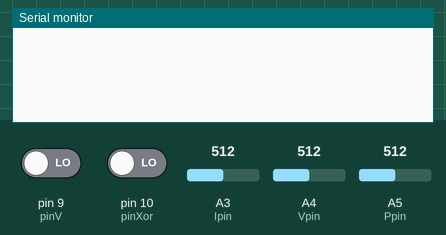
Recording of a sketch running on a simulated Arduino Uno, built with avr-gcc and run on an emulated ATmega328P. On the bench: the last lines printed to the serial monitor. The test bench sets the inputs (shaded band); at power-on: A3 (Ipin) = 512, A4 (Vpin) = 512, A5 (Ppin) = 512, pin 9 (pinV) LOW, pin 10 (pinXor) LOW.

Above: at 1.2 s.
1.3 s: A3 (Ipin) set to 716
At 2.5 s:
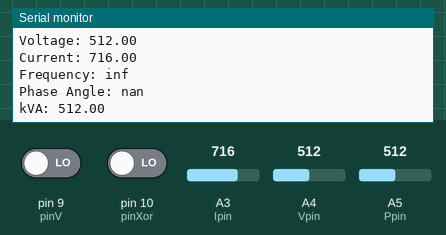
3.5 s: A4 (Vpin) set to 716
5.0 s: A5 (Ppin) set to 716
At 6.4 s:
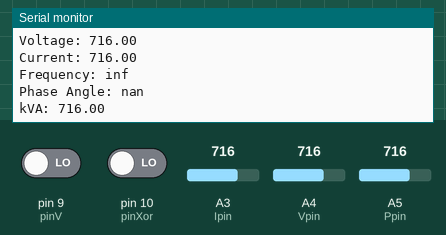
6.5 s: A3 (Ipin) set to 900
8.0 s: A4 (Vpin) set to 900
9.5 s: A5 (Ppin) set to 900
At 11.1 s:
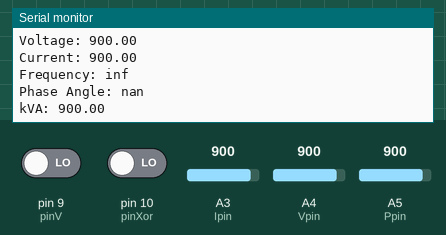
Timing chart, 0 to 12.0 s (numbered marks = the images above; inputs shaded):
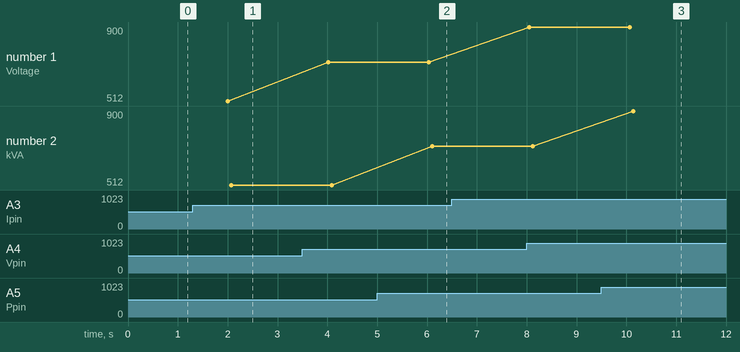

The sketch:

pfcorrection.ino
```cpp
int pinV = 9;
int pinXor = 10;
int Vpin = A4;
int Ipin = A3;
int Ppin = A5;
unsigned long half_cycle,common_time,phase_delay,disp_time=0,period;
double time_period,frequency,phase_angle,power_factor,voltage,current,kVA,kW,kWh = 0,kjoules = 0;

void setup() {
  Serial.begin(9600);
  pinMode(pinV, INPUT);
  pinMode(pinXor, INPUT);
  period = micros();
}

void loop() {
  half_cycle = pulseIn(pinV, HIGH);
  common_time = pulseIn(pinXor,HIGH);
  time_period = 2 * half_cycle;
  frequency = 1000000 / time_period;

  phase_delay = common_time;
  phase_angle = (phase_delay/time_period)*360;

  voltage = analogRead(Vpin);
  current = analogRead(Ipin);
  kVA = analogRead(Ppin);

  if((millis() - disp_time) > 1000){
      Serial.print("Voltage: ");
      Serial.println(voltage);
      Serial.print("Current: ");
      Serial.println(current);
      Serial.print("Frequency: ");
      Serial.println(frequency);
      Serial.print("Phase Angle: ");
      Serial.println(phase_angle);
      Serial.print("kVA: ");
      Serial.println(kVA);
      disp_time = millis();
    }

  /*kVA = voltage * current/1000;
  kW = kVA * cos(phase_angle*3.1415/180);

  kjoules = kjoules+ (kW *((micros()-period)/1000000));
  period = micros();

  kWh = kWh + (kjoules/3600) ;


  if((millis() - disp_time) > 1000){
      Serial.print("Voltage: ");
      Serial.println(voltage);
      Serial.print("Current: ");
      Serial.println(current);
      Serial.print("Frequency: ");
      Serial.println(frequency);
      Serial.print("Phase Angle: ");
      Serial.println(phase_angle);
      Serial.print("kVA: ");
      Serial.println(kVA);
      Serial.print("kW :");
      Serial.println(kW);
      Serial.print("kWh :");
      Serial.println(kWh);
      disp_time = millis();
    }*/


}
```

Measured:
- after the input at 1.3 s, the serial monitor: prints a new line after 0.72 s (image 1)
- after the input at 5.0 s, the serial monitor: prints a new line after 1.1 s (image 2)
- after the input at 9.5 s, the serial monitor: prints a new line after 0.64 s (image 3)
